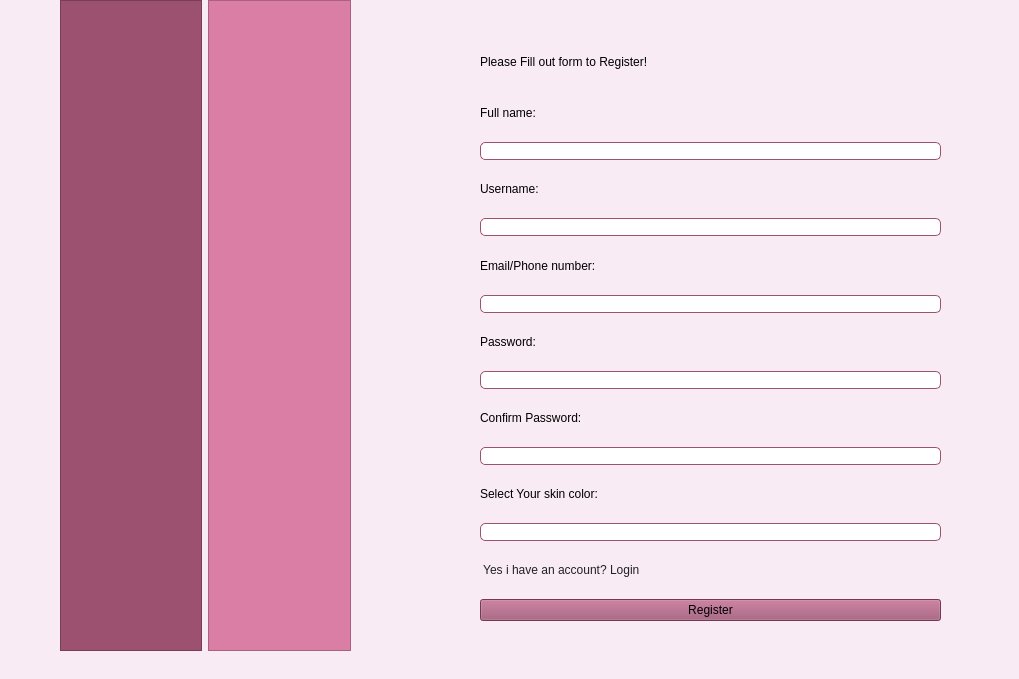
<?xml version="1.0" encoding="UTF-8"?>
<ui version="4.0">
 <class>MainWindow</class>
 <widget class="QMainWindow" name="MainWindow">
  <property name="geometry">
   <rect>
    <x>0</x>
    <y>0</y>
    <width>1019</width>
    <height>679</height>
   </rect>
  </property>
  <property name="windowTitle">
   <string>MainWindow</string>
  </property>
  <property name="styleSheet">
   <string notr="true">background-color: rgb(248, 235, 244);</string>
  </property>
  <widget class="QWidget" name="centralwidget">
   <widget class="QWidget" name="horizontalLayoutWidget">
    <property name="geometry">
     <rect>
      <x>60</x>
      <y>0</y>
      <width>291</width>
      <height>651</height>
     </rect>
    </property>
    <layout class="QHBoxLayout" name="horizontalLayout">
     <item>
      <widget class="QColumnView" name="columnView_2">
       <property name="styleSheet">
        <string notr="true">background-color: rgb(157, 81, 113);</string>
       </property>
      </widget>
     </item>
     <item>
      <widget class="QColumnView" name="columnView">
       <property name="styleSheet">
        <string notr="true">background-color: rgb(219, 126, 166);</string>
       </property>
      </widget>
     </item>
    </layout>
   </widget>
   <widget class="QWidget" name="">
    <property name="geometry">
     <rect>
      <x>460</x>
      <y>30</y>
      <width>501</width>
      <height>601</height>
     </rect>
    </property>
    <layout class="QVBoxLayout" name="verticalLayout">
     <property name="spacing">
      <number>7</number>
     </property>
     <property name="leftMargin">
      <number>20</number>
     </property>
     <property name="topMargin">
      <number>10</number>
     </property>
     <property name="rightMargin">
      <number>20</number>
     </property>
     <property name="bottomMargin">
      <number>10</number>
     </property>
     <item>
      <widget class="QLabel" name="label">
       <property name="styleSheet">
        <string notr="true">color: rgb(0, 0, 0);</string>
       </property>
       <property name="text">
        <string>Please Fill out form to Register!</string>
       </property>
      </widget>
     </item>
     <item>
      <widget class="QLabel" name="label_2">
       <property name="styleSheet">
        <string notr="true">color: rgb(0, 0, 0);</string>
       </property>
       <property name="text">
        <string>Full name:</string>
       </property>
      </widget>
     </item>
     <item>
      <widget class="QLineEdit" name="fullName">
       <property name="styleSheet">
        <string notr="true">QLineEdit {
	color: rgb(0, 0, 0); 
	background-color: rgb(255, 255, 255);
	font: 9pt &quot;Segoe UI&quot;;
    border: 1px solid #9D5171; /* Kenar rengi olarak #9D5171 kullan */
    border-radius: 5px; /* Kenarları yuvarlatmak için (isteğe bağlı) */
}</string>
       </property>
      </widget>
     </item>
     <item>
      <widget class="QLabel" name="label_3">
       <property name="styleSheet">
        <string notr="true">color: rgb(0, 0, 0);</string>
       </property>
       <property name="text">
        <string>Username:</string>
       </property>
      </widget>
     </item>
     <item>
      <widget class="QLineEdit" name="userName">
       <property name="styleSheet">
        <string notr="true">QLineEdit {
	color: rgb(0, 0, 0); 
	background-color: rgb(255, 255, 255);
	font: 9pt &quot;Segoe UI&quot;;
    border: 1px solid #9D5171; /* Kenar rengi olarak #9D5171 kullan */
    border-radius: 5px; /* Kenarları yuvarlatmak için (isteğe bağlı) */
}</string>
       </property>
      </widget>
     </item>
     <item>
      <widget class="QLabel" name="label_4">
       <property name="styleSheet">
        <string notr="true">color: rgb(0, 0, 0);</string>
       </property>
       <property name="text">
        <string>Email/Phone number:</string>
       </property>
      </widget>
     </item>
     <item>
      <widget class="QLineEdit" name="r_email">
       <property name="styleSheet">
        <string notr="true">QLineEdit {
	color: rgb(0, 0, 0); 
	background-color: rgb(255, 255, 255);
	font: 9pt &quot;Segoe UI&quot;;
    border: 1px solid #9D5171; /* Kenar rengi olarak #9D5171 kullan */
    border-radius: 5px; /* Kenarları yuvarlatmak için (isteğe bağlı) */
}</string>
       </property>
      </widget>
     </item>
     <item>
      <widget class="QLabel" name="label_5">
       <property name="styleSheet">
        <string notr="true">color: rgb(0, 0, 0);</string>
       </property>
       <property name="text">
        <string>Password:</string>
       </property>
      </widget>
     </item>
     <item>
      <widget class="QLineEdit" name="password">
       <property name="styleSheet">
        <string notr="true">QLineEdit {
	color: rgb(0, 0, 0); 
	background-color: rgb(255, 255, 255);
	font: 9pt &quot;Segoe UI&quot;;
    border: 1px solid #9D5171; /* Kenar rengi olarak #9D5171 kullan */
    border-radius: 5px; /* Kenarları yuvarlatmak için (isteğe bağlı) */
}</string>
       </property>
      </widget>
     </item>
     <item>
      <widget class="QLabel" name="label_6">
       <property name="styleSheet">
        <string notr="true">color: rgb(0, 0, 0);</string>
       </property>
       <property name="text">
        <string>Confirm Password:</string>
       </property>
      </widget>
     </item>
     <item>
      <widget class="QLineEdit" name="confirm_pass">
       <property name="styleSheet">
        <string notr="true">QLineEdit {
	color: rgb(0, 0, 0); 
	background-color: rgb(255, 255, 255);
	font: 9pt &quot;Segoe UI&quot;;
    border: 1px solid #9D5171; /* Kenar rengi olarak #9D5171 kullan */
    border-radius: 5px; /* Kenarları yuvarlatmak için (isteğe bağlı) */
}</string>
       </property>
      </widget>
     </item>
     <item>
      <widget class="QLabel" name="label_7">
       <property name="styleSheet">
        <string notr="true">color: rgb(0, 0, 0);</string>
       </property>
       <property name="text">
        <string>Select Your skin color:</string>
       </property>
      </widget>
     </item>
     <item>
      <widget class="QLineEdit" name="skinColor">
       <property name="styleSheet">
        <string notr="true">QLineEdit {
	color: rgb(0, 0, 0); 
	background-color: rgb(255, 255, 255);
	font: 9pt &quot;Segoe UI&quot;;
    border: 1px solid #9D5171; /* Kenar rengi olarak #9D5171 kullan */
    border-radius: 5px; /* Kenarları yuvarlatmak için (isteğe bağlı) */
}</string>
       </property>
      </widget>
     </item>
     <item>
      <widget class="QLabel" name="label_8">
       <property name="styleSheet">
        <string notr="true">color: rgb(34, 34, 34);</string>
       </property>
       <property name="text">
        <string> Yes i have an account? Login </string>
       </property>
      </widget>
     </item>
     <item>
      <widget class="QPushButton" name="registerButton">
       <property name="styleSheet">
        <string notr="true">background-color: rgb(157, 81, 113);</string>
       </property>
       <property name="text">
        <string>Register</string>
       </property>
      </widget>
     </item>
    </layout>
   </widget>
  </widget>
  <widget class="QStatusBar" name="statusbar"/>
 </widget>
 <resources/>
 <connections/>
</ui>
